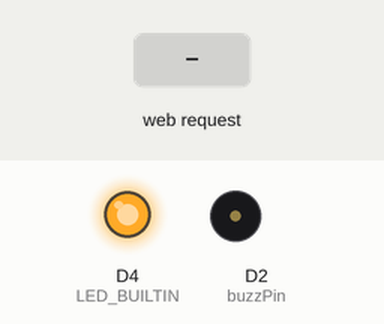
Bench run of a sketch on a simulated ESP8266 (NodeMCU). Parts: output pins drawn as LEDs (lit = HIGH, except the on-board LED, lit = LOW), buzzer (waves = sounding, pin HIGH). The inputs (shaded band) are chosen by the test bench. What the sketch prints to the serial monitor is not drawn.

Above: at 2.2 s.
2.3 s: HTTP request GET /LEDOff received
At 5.0 s:
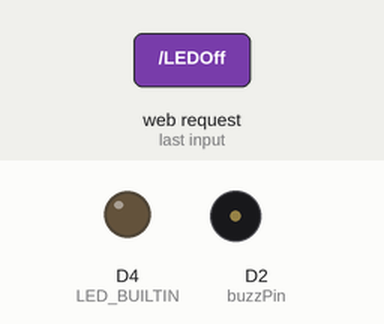
5.3 s: HTTP request GET /LEDOn received
At 6.0 s:
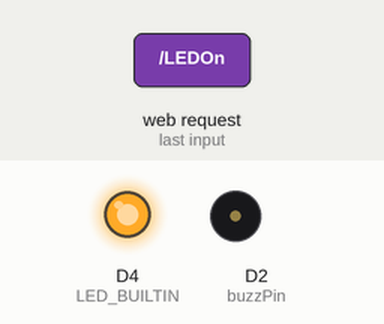
6.8 s: HTTP request GET /BuzzOn received
At 6.95 s:
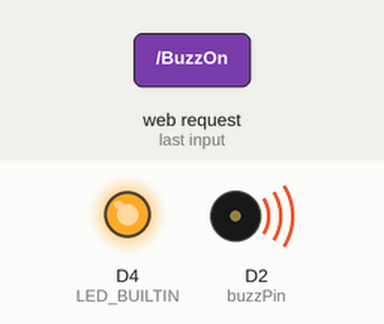
Timing chart, 0 to 10.2 s (numbered marks = the images above; inputs shaded):
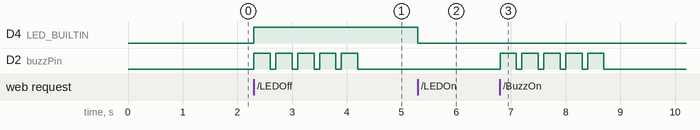

Measured:
- after the input at 2.3 s, D4 (LED_BUILTIN): LOW → HIGH at once; D2 (buzzPin): alternates HIGH for 0.30 s and LOW for 0.10 s, 10 changes in all, then stays LOW, starting at once
- after the input at 5.3 s, D4 (LED_BUILTIN): HIGH → LOW at once
- after the input at 6.8 s, D2 (buzzPin): alternates HIGH for 0.30 s and LOW for 0.10 s, 10 changes in all, then stays LOW, starting at once

The sketch:

Simple_Buzzer.ino
```cpp
/*
 * NodeMCU/ESP8266 act as AP (Access Point) and simplest Web Server
 * to control GPIO (on-board LED)
 * Connect to AP "arduino-er", password = "password"
 * Open browser, visit 192.168.4.1
 */
#include <ESP8266WiFi.h>
#include <WiFiClient.h>
#include <ESP8266WebServer.h>

const char *ssid = "arduino-er";
const char *password = "password";
int stateLED = LOW;
int buzzPin = D2;

ESP8266WebServer server(80);

void handleRoot() {
    response();
}

void buzz() {
  for (int i=0; i < 5; i++) {
    digitalWrite(buzzPin, HIGH);
    delay(300);
    digitalWrite(buzzPin, LOW);
    delay(100);
  }
  response();
}

void handleLedOn() {
  stateLED = LOW;
  digitalWrite(LED_BUILTIN, stateLED);
  response();
}

void handleLedOff() {
  stateLED = HIGH;
  digitalWrite(LED_BUILTIN, stateLED);
  buzz();
  response();
}

const String HtmlHtml = "<html><head>"
    "<meta name=\"viewport\" content=\"width=device-width, initial-scale=1\" /></head>";
const String HtmlHtmlClose = "</html>";
const String HtmlTitle = "<h1>Dog Buzzer</h1><br/>\n";
const String HtmlLedStateLow = "<big>LED is now <b>ON</b></big><br/>\n";
const String HtmlLedStateHigh = "<big>LED is now <b>OFF</b></big><br/>\n";
const String HtmlButtons =
    "<a href=\"LEDOn\"><button style=\"display: block; width: 100%;\">ON</button></a><br/>"
    "<a href=\"LEDOff\"><button style=\"display: block; width: 100%;\">OFF</button></a><br/>";
const String HtmlButton = "<a href=\"BuzzOn\"><button style=\"display: block; width: 100%;\">Buzz</button></a><br/>";

void response(){
  String htmlRes = HtmlHtml + HtmlTitle;
//  if(stateLED == LOW){
//    htmlRes += HtmlLedStateLow;
//  }else{
//    htmlRes += HtmlLedStateHigh;
//  }

  htmlRes += HtmlButton;
  htmlRes += HtmlHtmlClose;

  server.send(200, "text/html", htmlRes);
}

void setup() {
    delay(1000);
    Serial.begin(9600);
    Serial.println();

    WiFi.softAP(ssid, password);

    IPAddress apip = WiFi.softAPIP();
    Serial.print("visit: \n");
    Serial.println(apip);
    server.on("/", handleRoot);
    server.on("/LEDOn", handleLedOn);
    server.on("/LEDOff", handleLedOff);
    server.on("/BuzzOn", buzz);
    server.begin();
    Serial.println("HTTP server beginned");
    pinMode(LED_BUILTIN, OUTPUT);
    pinMode(buzzPin, OUTPUT);
    digitalWrite(LED_BUILTIN, stateLED);
    digitalWrite(buzzPin, LOW);
}

void loop() {
    server.handleClient();
}
```
